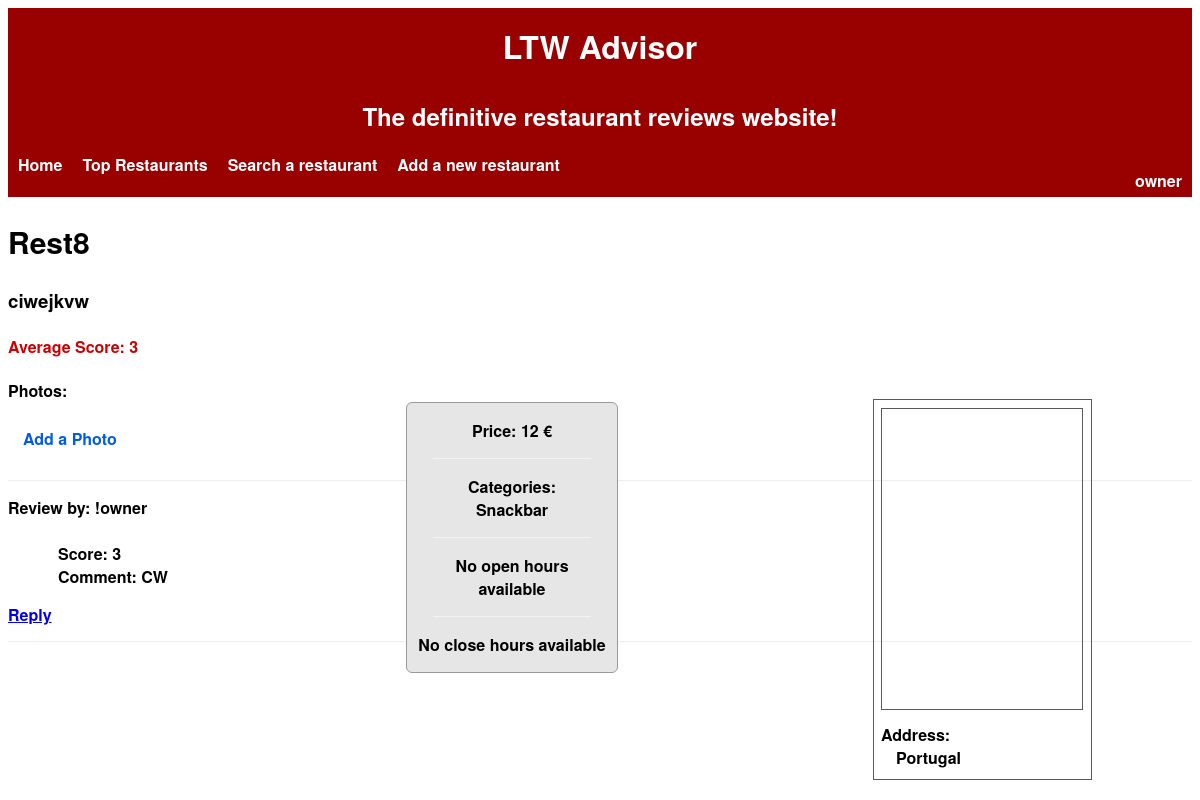
The app's page /templates/restaurant.php?idRestaurant=15 (signed in) with its own data.
### tables this page shows
CREATE TABLE Restaurant(
    idRestaurant        INTEGER PRIMARY KEY AUTOINCREMENT,
    name                STRING NOT NULL,
    description         STRING NOT NULL,
    score               FLOAT,

    idOwner             INTEGER REFERENCES User(idUser),
    idRestaurantInfo    INTEGER REFERENCES RestaurantInfo(idRestaurantInfo)
);

CREATE TABLE Localization(
    idLocalization      INTEGER PRIMARY KEY AUTOINCREMENT,
    country             STRING,
    city                STRING,
    road                STRING,
    postalCode          STRING
);

CREATE TABLE RestaurantInfo(
    idRestaurantInfo    INTEGER PRIMARY KEY AUTOINCREMENT,
    price               INTEGER,
    category            STRING,
    openHours           DATE,
    closeHours          DATE,

    idLocalization      INTEGER REFERENCES Localization(idLocalization)
);

CREATE TABLE Review(
    idReview        INTEGER PRIMARY KEY AUTOINCREMENT,
    score           INTEGER NOT NULL,
    comment         STRING,

    idRestaurant    INTEGER REFERENCES Restaurant(idRestaurant),
    idUser          INTEGER REFERENCES User(idUser)
);

CREATE TABLE User(
    idUser      INTEGER PRIMARY KEY AUTOINCREMENT,
	email		STRING NOT NULL,
    username    STRING NOT NULL,
    password    STRING NOT NULL,
    owner       BOOLEAN NOT NULL,

    idUserInfo  INTEGER REFERENCES UserInfo(idUserInfo),
    idPhoto     INTEGER REFERENCES PhotoUser(idPhoto)
);

### database/db_restaurants.php (called while the page is built, shortened)
<?php
    function getRestaurantById($idRestaurant) {
        global $db;
        $stmt = $db->prepare('SELECT * FROM Restaurant WHERE idRestaurant = :id');
        $stmt->bindParam(':id', $idRestaurant);
        $stmt->execute();
        return $stmt->fetch();
    }
?>

### database/db_localization.php (called while the page is built, shortened)
<?php
    function getLocalizationById($idLocalization) {
        global $db;
        $stmt = $db->prepare('SELECT * FROM Localization WHERE idLocalization = :id');
        $stmt->bindParam(':id', $idLocalization);
        $stmt->execute();
        return $stmt->fetch();
    }
?>

### database/db_restaurants_info.php (called while the page is built, shortened)
<?php
    function getInfoById($idRestaurantInfo) {
        global $db;
        $stmt = $db->prepare('SELECT * FROM RestaurantInfo WHERE idRestaurantInfo = :id');
        $stmt->bindParam(':id', $idRestaurantInfo);
        $stmt->execute();
        return $stmt->fetch();
    }
?>

### database/db_review.php (called while the page is built, shortened)
<?php
    function getAllReviews($id) {
        global $db;
        $stmt = $db->prepare('SELECT * FROM Review WHERE idRestaurant = :id');
        $stmt->bindParam(':id', $id);
        $stmt->execute();
        return $stmt->fetchAll();
    }
    function getUserIdFromReview($idReview) {
        global $db;
        $stmt = $db->prepare('SELECT idUser FROM Review WHERE idReview = :idReview');
        $stmt->bindParam(':idReview', $idReview);
        $stmt->execute();
        return $stmt->fetch();
    }
?>

### database/db_user.php (called while the page is built, shortened)
<?php
	include_once('connection.php');
	function getUsernameById($idUser) {
		global $db;
		$stmt = $db->prepare('SELECT username FROM User WHERE idUser=:idUser');
		$stmt->bindParam(':idUser', $idUser);
		$stmt->execute();
		return $stmt->fetch()['username'];
	}
?>

### templates/restaurant.php (the view, shortened to what this page needs)
<html>
<head>
<link rel="stylesheet" href="../css/restaurant.css">
</head>
</html>
<?php
    include_once('../database/connection.php');
    include_once('../database/db_restaurants.php');
    include_once('../database/db_restaurants_info.php');
    include_once('../database/db_photo.php');
    include_once('../database/db_localization.php');
    include_once('../database/db_review.php');
	include_once('../database/db_user.php');
    if(isset($_GET['idRestaurant'])) {
        $restaurant = getRestaurantById($_GET['idRestaurant']);
    } else {
        $_SESSION['idRestaurant'] = $_SESSION['restaurant'];
        $restaurant = $_SESSION['restaurant'];
        if($restaurant == false)
            die('There was no restaurant with the specified id');
    }
    $info = getInfoById($restaurant['idRestaurantInfo']);
    $localization = getLocalizationById($info['idLocalization']);
    $reviews = getAllReviews($_GET['idRestaurant']);
    include_once('header.php');
?>
<section>
    <div id='restaurant'>
        <h2><?=$restaurant['name']?></h2>
        <h3><?=$restaurant['description']?></h3>
        <?php if($restaurant['score']) { ?>
            <h4>Average Score: <?=$restaurant['score']?></h4>
        <?php } ?>
    </div>
	<div class="localization">
        <?php if(isset($localization['country']) || isset($localization['city']) || isset($localization['road'])) { ?>
            <div id="map" style="width:200px; height:300px"></div>
			<label>Address: </label>
        <?php } else { ?>
            <label>No address available</label>
        <?php } ?>
		<div id="country"><?=$localization['country']?></div>
    </div>
    <div id='restaurantInfo'>
        <div id="price">
		<?php if($info['price']) { ?>
			<p>Price: <?=$info['price']?> €</p>
        <?php } else { ?>
            <p>No prices available</p>
        <?php } ?>
		 </div>
		<div id="cat">
        <?php if($info['category']) { ?>
			<p>Categories: <?=$info['category']?></p>
        <?php } else { ?>
            <p>No categories available</p>
        <?php } ?>
		 </div>
		<div id="open">
        <?php if($info['openHours']) { ?>
            <p>Open Hours: <?=$info['openHours']?></p>
        <?php } else { ?>
            <p>No open hours available</p>
        <?php } ?>
		</div>
        <?php if($info['closeHours']) { ?>
            <p>Close hours: <?=$info['closeHours']?></p>
        <?php } else { ?>
            <p>No close hours available</p>
        <?php } ?>
    </div>
	<label> Photos: </label>
	<div id="add">
    <a href="../pages/add_photos.php?idRestaurant=<?=$_GET['idRestaurant']?>&idRestaurantInfo=<?=$info['idRestaurantInfo']?>">Add a Photo</a>
	</div>
    <div id='reviews'>
        <?php if($reviews)
            foreach($reviews as $review) { ?>
			<div class="review">
				<label>Review by: </label><?=getUsernameById($review['idUser'])?> <br><br>
			<div class="rev2">
			   <label>Score: </label><?=$review['score']?>
			   <br>
			   <label>Comment: </label><?=$review['comment']?>
               <br>
			</div>
                <?php
					$idUserReview = getUserIdFromReview($review['idReview']);
                    $idUserReview = intval($idUserReview[0]);
                    $idUserSESSION = intval($_SESSION['idUser'][0]);
                    if(isset($_SESSION['idUser']) && $idUserReview == $idUserSESSION) {
                ?>
                    <a href="edit_review.php?idReview=<?=$review['idReview']?>">Edit</a>
                    <a href="../database/action_delete_review.php?idReview=<?=$review['idReview']?>&idRestaurant=<?=$_GET['idRestaurant']?>">Remove</a>
                <?php } if(isset($_SESSION['idUser']) && ($idUserSESSION == $idUserReview || $idUserSESSION == $restaurant['idOwner'])) { ?>
                    <a href="reply_review.php?idReview=<?=$review['idReview']?>">Reply</a>
                <?php }
                ?>
				</div>
            <?php } ?>
    </div>
</section>

### css/restaurant.css (style rules this page uses)
#restaurant h2 { font-size: 30px; line-height: 40px; }
#restaurant h4 { color: #cc0000; }
#price, #cat, #open { border-bottom: 1px groove #f2f2f2; margin: auto; width: 75%; }
#restaurantInfo { float: right; background-color: #e6e6e6; width: 210px; border: 1px groove #999999; border-radius: 6px; margin: 23px 250px 15px 200px; text-align: center; }
.localization { width: 210px; border: 1px solid #595959; padding-left: 7px; padding-top: 6px; margin: 20px 100px 30px 5px; float:right; }
#map { border: 1px solid #595959; margin: 2px 4px 13px 0px; }
#country, #road, #city, #postalCode { padding-left: 15px; }
#country { margin-bottom: 10px; }
#add { padding: 10px 0px 20px 0px; margin-left: 15px; margin-bottom: 10px; }
#add a { color: #005ce6; text-decoration: none; }
.review { padding-top: 15px; padding-bottom: 15px; border-top-style: hidden; border-right-style: hidden; border-bottom-style: groove; border-left-style: hidden; border-width: 1px; }
#reviews { padding-bottom: 15px; border-top-style: groove; border-right-style: hidden; border-bottom-style: hidden; border-left-style: hidden; border-width: 1px; }
.rev2 { padding:0 0px 15px 50px; }

### css/header.css (style rules this page uses)
html { font-family: 'Helvetica Neue', sans-serif; font-weight: bold; height: 100%; }

### records on screen
restaurant: name "Rest8", description "ciwejkvw", score "3"
localization: country "Portugal"
restaurantinfo: price "12", category "Snackbar"
review: idUser.username "!owner", score "3", comment "CW"

### other values on screen
$_SESSION['username'] "owner"
